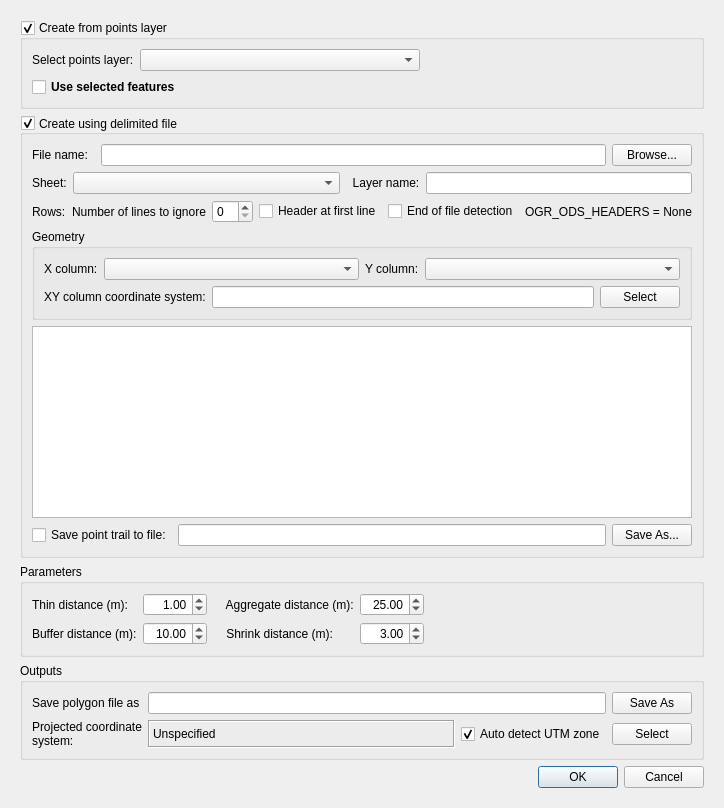
<?xml version="1.0" encoding="UTF-8"?>
<ui version="4.0">
 <class>DialogPointTrailToPolygon</class>
 <widget class="QDialog" name="DialogPointTrailToPolygon">
  <property name="windowModality">
   <enum>Qt::ApplicationModal</enum>
  </property>
  <property name="geometry">
   <rect>
    <x>0</x>
    <y>0</y>
    <width>655</width>
    <height>767</height>
   </rect>
  </property>
  <property name="sizePolicy">
   <sizepolicy hsizetype="MinimumExpanding" vsizetype="MinimumExpanding">
    <horstretch>0</horstretch>
    <verstretch>0</verstretch>
   </sizepolicy>
  </property>
  <property name="minimumSize">
   <size>
    <width>651</width>
    <height>0</height>
   </size>
  </property>
  <property name="baseSize">
   <size>
    <width>0</width>
    <height>0</height>
   </size>
  </property>
  <property name="windowTitle">
   <string>Create polygon from on-the-go GPS point trail</string>
  </property>
  <property name="autoFillBackground">
   <bool>true</bool>
  </property>
  <layout class="QFormLayout" name="formLayout_8">
   <property name="sizeConstraint">
    <enum>QLayout::SetFixedSize</enum>
   </property>
   <item row="0" column="0">
    <widget class="QFrame" name="fraMain">
     <property name="sizePolicy">
      <sizepolicy hsizetype="MinimumExpanding" vsizetype="Fixed">
       <horstretch>0</horstretch>
       <verstretch>0</verstretch>
      </sizepolicy>
     </property>
     <layout class="QFormLayout" name="formLayout_6">
      <item row="0" column="0" colspan="2">
       <widget class="QgsCollapsibleGroupBox" name="cgbFromLayer">
        <property name="sizePolicy">
         <sizepolicy hsizetype="Expanding" vsizetype="MinimumExpanding">
          <horstretch>0</horstretch>
          <verstretch>0</verstretch>
         </sizepolicy>
        </property>
        <property name="autoFillBackground">
         <bool>true</bool>
        </property>
        <property name="title">
         <string>Create from points layer</string>
        </property>
        <property name="checkable">
         <bool>true</bool>
        </property>
        <property name="checked">
         <bool>true</bool>
        </property>
        <property name="collapsed">
         <bool>false</bool>
        </property>
        <property name="saveCheckedState">
         <bool>false</bool>
        </property>
        <layout class="QGridLayout" name="gridLayout_5">
         <item row="0" column="0">
          <layout class="QGridLayout" name="gridLayout_4">
           <item row="0" column="0">
            <widget class="QLabel" name="lblTargetLayer">
             <property name="text">
              <string>&lt;html&gt;&lt;head/&gt;&lt;body&gt;&lt;p&gt;Select points layer:&lt;/p&gt;&lt;/body&gt;&lt;/html&gt;</string>
             </property>
             <property name="wordWrap">
              <bool>true</bool>
             </property>
            </widget>
           </item>
           <item row="0" column="1">
            <widget class="QgsMapLayerComboBox" name="mcboTargetLayer">
             <property name="minimumSize">
              <size>
               <width>280</width>
               <height>0</height>
              </size>
             </property>
             <property name="filters">
              <set>QgsMapLayerProxyModel::PointLayer</set>
             </property>
            </widget>
           </item>
           <item row="0" column="2">
            <spacer name="horizontalSpacer">
             <property name="orientation">
              <enum>Qt::Horizontal</enum>
             </property>
             <property name="sizeHint" stdset="0">
              <size>
               <width>40</width>
               <height>20</height>
              </size>
             </property>
            </spacer>
           </item>
           <item row="1" column="0" colspan="2">
            <widget class="QCheckBox" name="chkUseSelected">
             <property name="font">
              <font>
               <weight>75</weight>
               <bold>true</bold>
              </font>
             </property>
             <property name="text">
              <string>Use selected features</string>
             </property>
            </widget>
           </item>
          </layout>
         </item>
        </layout>
       </widget>
      </item>
      <item row="1" column="0" colspan="2">
       <widget class="QgsCollapsibleGroupBox" name="cgbFromFile">
        <property name="sizePolicy">
         <sizepolicy hsizetype="Expanding" vsizetype="MinimumExpanding">
          <horstretch>0</horstretch>
          <verstretch>0</verstretch>
         </sizepolicy>
        </property>
        <property name="minimumSize">
         <size>
          <width>0</width>
          <height>0</height>
         </size>
        </property>
        <property name="title">
         <string>Create using delimited file</string>
        </property>
        <property name="alignment">
         <set>Qt::AlignLeading|Qt::AlignLeft|Qt::AlignVCenter</set>
        </property>
        <property name="checkable">
         <bool>true</bool>
        </property>
        <property name="checked">
         <bool>true</bool>
        </property>
        <property name="collapsed">
         <bool>false</bool>
        </property>
        <property name="saveCheckedState">
         <bool>true</bool>
        </property>
        <layout class="QFormLayout" name="formLayout_2">
         <property name="fieldGrowthPolicy">
          <enum>QFormLayout::AllNonFixedFieldsGrow</enum>
         </property>
         <item row="0" column="0" colspan="2">
          <layout class="QGridLayout" name="gloInFile">
           <item row="0" column="0">
            <widget class="QLabel" name="lblInFile">
             <property name="sizePolicy">
              <sizepolicy hsizetype="Minimum" vsizetype="Minimum">
               <horstretch>0</horstretch>
               <verstretch>0</verstretch>
              </sizepolicy>
             </property>
             <property name="text">
              <string>File name:  </string>
             </property>
             <property name="indent">
              <number>0</number>
             </property>
            </widget>
           </item>
           <item row="0" column="1">
            <widget class="QLineEdit" name="lneInCSVFile">
             <property name="toolTip">
              <string/>
             </property>
             <property name="whatsThis">
              <string/>
             </property>
             <property name="readOnly">
              <bool>false</bool>
             </property>
            </widget>
           </item>
           <item row="0" column="2">
            <widget class="QPushButton" name="cmdInFile">
             <property name="enabled">
              <bool>true</bool>
             </property>
             <property name="maximumSize">
              <size>
               <width>16777215</width>
               <height>16777215</height>
              </size>
             </property>
             <property name="toolTip">
              <string/>
             </property>
             <property name="whatsThis">
              <string/>
             </property>
             <property name="text">
              <string>Browse...</string>
             </property>
             <property name="flat">
              <bool>false</bool>
             </property>
            </widget>
           </item>
          </layout>
         </item>
         <item row="1" column="0" colspan="2">
          <layout class="QHBoxLayout" name="horizontalLayout">
           <item>
            <widget class="QLabel" name="lblSheet">
             <property name="sizePolicy">
              <sizepolicy hsizetype="Minimum" vsizetype="Preferred">
               <horstretch>0</horstretch>
               <verstretch>0</verstretch>
              </sizepolicy>
             </property>
             <property name="text">
              <string>Sheet:</string>
             </property>
            </widget>
           </item>
           <item>
            <widget class="QComboBox" name="cboSheet">
             <property name="sizePolicy">
              <sizepolicy hsizetype="Expanding" vsizetype="Expanding">
               <horstretch>0</horstretch>
               <verstretch>0</verstretch>
              </sizepolicy>
             </property>
            </widget>
           </item>
           <item>
            <widget class="QLabel" name="layerNameLabel">
             <property name="sizePolicy">
              <sizepolicy hsizetype="Minimum" vsizetype="Preferred">
               <horstretch>0</horstretch>
               <verstretch>0</verstretch>
              </sizepolicy>
             </property>
             <property name="text">
              <string>  Layer name:</string>
             </property>
            </widget>
           </item>
           <item>
            <widget class="QLineEdit" name="lneLayerName">
             <property name="sizePolicy">
              <sizepolicy hsizetype="Expanding" vsizetype="Fixed">
               <horstretch>0</horstretch>
               <verstretch>0</verstretch>
              </sizepolicy>
             </property>
             <property name="toolTip">
              <string/>
             </property>
             <property name="whatsThis">
              <string/>
             </property>
            </widget>
           </item>
          </layout>
         </item>
         <item row="2" column="0" colspan="2">
          <layout class="QHBoxLayout" name="hloRows">
           <item>
            <widget class="QLabel" name="lblRows">
             <property name="text">
              <string>Rows:</string>
             </property>
            </widget>
           </item>
           <item>
            <widget class="QLabel" name="lblOffset">
             <property name="text">
              <string>Number of lines to ignore</string>
             </property>
            </widget>
           </item>
           <item>
            <widget class="QSpinBox" name="spnLinesToIgnore"/>
           </item>
           <item>
            <widget class="QCheckBox" name="chkHeader">
             <property name="text">
              <string>Header at first line</string>
             </property>
            </widget>
           </item>
           <item>
            <widget class="QCheckBox" name="chkEOFDetection">
             <property name="text">
              <string>End of file detection</string>
             </property>
            </widget>
           </item>
           <item>
            <widget class="QLabel" name="lblOGRHeaders">
             <property name="text">
              <string>OGR_ODS_HEADERS = None</string>
             </property>
            </widget>
           </item>
          </layout>
         </item>
         <item row="3" column="0" colspan="2">
          <widget class="QGroupBox" name="gpbGeometry">
           <property name="title">
            <string>Geometry</string>
           </property>
           <property name="checkable">
            <bool>false</bool>
           </property>
           <property name="checked">
            <bool>false</bool>
           </property>
           <layout class="QFormLayout" name="formLayout">
            <item row="1" column="0" colspan="2">
             <layout class="QGridLayout" name="gridLayout_2">
              <item row="0" column="2">
               <widget class="QPushButton" name="cmdInCRS">
                <property name="text">
                 <string>Select</string>
                </property>
               </widget>
              </item>
              <item row="0" column="0">
               <widget class="QLabel" name="lblInCRSTitle">
                <property name="enabled">
                 <bool>true</bool>
                </property>
                <property name="sizePolicy">
                 <sizepolicy hsizetype="Preferred" vsizetype="Preferred">
                  <horstretch>0</horstretch>
                  <verstretch>0</verstretch>
                 </sizepolicy>
                </property>
                <property name="text">
                 <string>XY column coordinate system:</string>
                </property>
               </widget>
              </item>
              <item row="0" column="1">
               <widget class="QLineEdit" name="lneInCRS">
                <property name="styleSheet">
                 <string notr="true">background-color:&quot;transparent&quot;</string>
                </property>
                <property name="readOnly">
                 <bool>true</bool>
                </property>
               </widget>
              </item>
             </layout>
            </item>
            <item row="0" column="0" colspan="2">
             <layout class="QHBoxLayout" name="hloGeometry">
              <item>
               <widget class="QLabel" name="lblXField">
                <property name="enabled">
                 <bool>true</bool>
                </property>
                <property name="text">
                 <string>X column:</string>
                </property>
               </widget>
              </item>
              <item>
               <widget class="QComboBox" name="cboXField">
                <property name="enabled">
                 <bool>true</bool>
                </property>
                <property name="sizePolicy">
                 <sizepolicy hsizetype="Expanding" vsizetype="Fixed">
                  <horstretch>0</horstretch>
                  <verstretch>0</verstretch>
                 </sizepolicy>
                </property>
                <property name="minimumSize">
                 <size>
                  <width>120</width>
                  <height>0</height>
                 </size>
                </property>
                <property name="toolTip">
                 <string/>
                </property>
                <property name="statusTip">
                 <string/>
                </property>
                <property name="whatsThis">
                 <string/>
                </property>
                <property name="editable">
                 <bool>false</bool>
                </property>
               </widget>
              </item>
              <item>
               <widget class="QLabel" name="lblYField">
                <property name="enabled">
                 <bool>true</bool>
                </property>
                <property name="text">
                 <string>Y column:</string>
                </property>
               </widget>
              </item>
              <item>
               <widget class="QComboBox" name="cboYField">
                <property name="enabled">
                 <bool>true</bool>
                </property>
                <property name="sizePolicy">
                 <sizepolicy hsizetype="Expanding" vsizetype="Fixed">
                  <horstretch>0</horstretch>
                  <verstretch>0</verstretch>
                 </sizepolicy>
                </property>
                <property name="minimumSize">
                 <size>
                  <width>120</width>
                  <height>0</height>
                 </size>
                </property>
                <property name="toolTip">
                 <string/>
                </property>
                <property name="statusTip">
                 <string/>
                </property>
                <property name="whatsThis">
                 <string/>
                </property>
                <property name="editable">
                 <bool>false</bool>
                </property>
               </widget>
              </item>
             </layout>
            </item>
           </layout>
          </widget>
         </item>
         <item row="4" column="0" colspan="2">
          <widget class="QTableView" name="tvwSample">
           <property name="sizePolicy">
            <sizepolicy hsizetype="Expanding" vsizetype="MinimumExpanding">
             <horstretch>0</horstretch>
             <verstretch>0</verstretch>
            </sizepolicy>
           </property>
           <property name="selectionMode">
            <enum>QAbstractItemView::NoSelection</enum>
           </property>
           <property name="selectionBehavior">
            <enum>QAbstractItemView::SelectRows</enum>
           </property>
          </widget>
         </item>
         <item row="5" column="0" colspan="2">
          <layout class="QGridLayout" name="gridLayout">
           <item row="0" column="0">
            <widget class="QCheckBox" name="chkSavePointsFile">
             <property name="sizePolicy">
              <sizepolicy hsizetype="Fixed" vsizetype="MinimumExpanding">
               <horstretch>0</horstretch>
               <verstretch>0</verstretch>
              </sizepolicy>
             </property>
             <property name="text">
              <string>Save point trail to file:</string>
             </property>
             <property name="tristate">
              <bool>false</bool>
             </property>
            </widget>
           </item>
           <item row="0" column="1">
            <widget class="QLineEdit" name="lneSavePointsFile">
             <property name="enabled">
              <bool>true</bool>
             </property>
            </widget>
           </item>
           <item row="0" column="2">
            <widget class="QPushButton" name="cmdSavePointsFile">
             <property name="enabled">
              <bool>true</bool>
             </property>
             <property name="sizePolicy">
              <sizepolicy hsizetype="Fixed" vsizetype="MinimumExpanding">
               <horstretch>0</horstretch>
               <verstretch>0</verstretch>
              </sizepolicy>
             </property>
             <property name="text">
              <string>Save As...</string>
             </property>
            </widget>
           </item>
          </layout>
         </item>
        </layout>
       </widget>
      </item>
      <item row="3" column="0" colspan="2">
       <widget class="QGroupBox" name="groupBox_2">
        <property name="sizePolicy">
         <sizepolicy hsizetype="Preferred" vsizetype="Preferred">
          <horstretch>0</horstretch>
          <verstretch>0</verstretch>
         </sizepolicy>
        </property>
        <property name="title">
         <string>Outputs</string>
        </property>
        <layout class="QFormLayout" name="formLayout_7">
         <item row="0" column="0" colspan="2">
          <layout class="QGridLayout" name="gridLayout_10">
           <property name="spacing">
            <number>6</number>
           </property>
           <item row="1" column="0">
            <widget class="QLabel" name="lblOutCRSTitle">
             <property name="text">
              <string>Projected coordinate system:</string>
             </property>
             <property name="wordWrap">
              <bool>true</bool>
             </property>
            </widget>
           </item>
           <item row="1" column="1">
            <widget class="QLabel" name="lblOutCRS">
             <property name="enabled">
              <bool>true</bool>
             </property>
             <property name="sizePolicy">
              <sizepolicy hsizetype="Expanding" vsizetype="MinimumExpanding">
               <horstretch>0</horstretch>
               <verstretch>0</verstretch>
              </sizepolicy>
             </property>
             <property name="minimumSize">
              <size>
               <width>215</width>
               <height>0</height>
              </size>
             </property>
             <property name="baseSize">
              <size>
               <width>0</width>
               <height>0</height>
              </size>
             </property>
             <property name="frameShape">
              <enum>QFrame::Box</enum>
             </property>
             <property name="frameShadow">
              <enum>QFrame::Sunken</enum>
             </property>
             <property name="text">
              <string>Unspecified</string>
             </property>
            </widget>
           </item>
           <item row="1" column="3">
            <widget class="QPushButton" name="cmdOutCRS">
             <property name="enabled">
              <bool>true</bool>
             </property>
             <property name="sizePolicy">
              <sizepolicy hsizetype="Minimum" vsizetype="Fixed">
               <horstretch>0</horstretch>
               <verstretch>0</verstretch>
              </sizepolicy>
             </property>
             <property name="text">
              <string>Select</string>
             </property>
            </widget>
           </item>
           <item row="0" column="0">
            <widget class="QLabel" name="lblSavePolyFile">
             <property name="text">
              <string>Save polygon file as</string>
             </property>
            </widget>
           </item>
           <item row="0" column="3">
            <widget class="QPushButton" name="cmdSavePolyFile">
             <property name="sizePolicy">
              <sizepolicy hsizetype="Minimum" vsizetype="Fixed">
               <horstretch>0</horstretch>
               <verstretch>0</verstretch>
              </sizepolicy>
             </property>
             <property name="text">
              <string>Save As</string>
             </property>
            </widget>
           </item>
           <item row="1" column="2">
            <widget class="QCheckBox" name="chkAutoCRS">
             <property name="text">
              <string>Auto detect UTM zone</string>
             </property>
             <property name="checkable">
              <bool>true</bool>
             </property>
             <property name="checked">
              <bool>true</bool>
             </property>
            </widget>
           </item>
           <item row="0" column="1" colspan="2">
            <widget class="QLineEdit" name="lneSavePolyFile"/>
           </item>
          </layout>
         </item>
        </layout>
       </widget>
      </item>
      <item row="2" column="0" colspan="2">
       <widget class="QGroupBox" name="groupBox">
        <property name="sizePolicy">
         <sizepolicy hsizetype="Preferred" vsizetype="Preferred">
          <horstretch>0</horstretch>
          <verstretch>0</verstretch>
         </sizepolicy>
        </property>
        <property name="title">
         <string>Parameters</string>
        </property>
        <layout class="QFormLayout" name="formLayout_4">
         <property name="fieldGrowthPolicy">
          <enum>QFormLayout::AllNonFixedFieldsGrow</enum>
         </property>
         <item row="0" column="0" colspan="2">
          <layout class="QGridLayout" name="gridLayout_3">
           <item row="0" column="0">
            <widget class="QLabel" name="lblPixelSize">
             <property name="text">
              <string>Thin distance (m):</string>
             </property>
            </widget>
           </item>
           <item row="0" column="1">
            <widget class="QDoubleSpinBox" name="dsbThinDist">
             <property name="alignment">
              <set>Qt::AlignRight|Qt::AlignTrailing|Qt::AlignVCenter</set>
             </property>
             <property name="maximum">
              <double>100.000000000000000</double>
             </property>
             <property name="value">
              <double>1.000000000000000</double>
             </property>
            </widget>
           </item>
           <item row="0" column="2">
            <widget class="QLabel" name="lblNoDataVal">
             <property name="text">
              <string>    Aggregate distance (m):</string>
             </property>
            </widget>
           </item>
           <item row="0" column="3">
            <widget class="QDoubleSpinBox" name="dsbAggregateDist">
             <property name="sizePolicy">
              <sizepolicy hsizetype="Minimum" vsizetype="Fixed">
               <horstretch>0</horstretch>
               <verstretch>0</verstretch>
              </sizepolicy>
             </property>
             <property name="alignment">
              <set>Qt::AlignRight|Qt::AlignTrailing|Qt::AlignVCenter</set>
             </property>
             <property name="maximum">
              <double>100.000000000000000</double>
             </property>
             <property name="value">
              <double>25.000000000000000</double>
             </property>
            </widget>
           </item>
           <item row="0" column="4">
            <spacer name="horizontalSpacer_4">
             <property name="orientation">
              <enum>Qt::Horizontal</enum>
             </property>
             <property name="sizeType">
              <enum>QSizePolicy::Expanding</enum>
             </property>
             <property name="sizeHint" stdset="0">
              <size>
               <width>40</width>
               <height>20</height>
              </size>
             </property>
            </spacer>
           </item>
           <item row="1" column="0">
            <widget class="QLabel" name="lblBufferDist">
             <property name="text">
              <string>Buffer distance (m):</string>
             </property>
            </widget>
           </item>
           <item row="1" column="1">
            <widget class="QDoubleSpinBox" name="dsbBufferDist">
             <property name="alignment">
              <set>Qt::AlignRight|Qt::AlignTrailing|Qt::AlignVCenter</set>
             </property>
             <property name="maximum">
              <double>100.000000000000000</double>
             </property>
             <property name="value">
              <double>10.000000000000000</double>
             </property>
            </widget>
           </item>
           <item row="1" column="2">
            <widget class="QLabel" name="lblShrinkDist">
             <property name="text">
              <string>    Shrink distance (m):</string>
             </property>
            </widget>
           </item>
           <item row="1" column="3">
            <widget class="QDoubleSpinBox" name="dsbShrinkDist">
             <property name="alignment">
              <set>Qt::AlignRight|Qt::AlignTrailing|Qt::AlignVCenter</set>
             </property>
             <property name="maximum">
              <double>100.000000000000000</double>
             </property>
             <property name="value">
              <double>3.000000000000000</double>
             </property>
            </widget>
           </item>
           <item row="1" column="4">
            <spacer name="horizontalSpacer_3">
             <property name="orientation">
              <enum>Qt::Horizontal</enum>
             </property>
             <property name="sizeType">
              <enum>QSizePolicy::Expanding</enum>
             </property>
             <property name="sizeHint" stdset="0">
              <size>
               <width>40</width>
               <height>20</height>
              </size>
             </property>
            </spacer>
           </item>
          </layout>
         </item>
        </layout>
       </widget>
      </item>
      <item row="4" column="0" colspan="2">
       <widget class="QDialogButtonBox" name="buttonBox">
        <property name="orientation">
         <enum>Qt::Horizontal</enum>
        </property>
        <property name="standardButtons">
         <set>QDialogButtonBox::Cancel|QDialogButtonBox::Ok</set>
        </property>
       </widget>
      </item>
     </layout>
    </widget>
   </item>
  </layout>
 </widget>
 <customwidgets>
  <customwidget>
   <class>QgsCollapsibleGroupBox</class>
   <extends>QGroupBox</extends>
   <header>qgscollapsiblegroupbox.h</header>
   <container>1</container>
  </customwidget>
  <customwidget>
   <class>QgsMapLayerComboBox</class>
   <extends>QComboBox</extends>
   <header>qgsmaplayercombobox.h</header>
  </customwidget>
 </customwidgets>
 <tabstops>
  <tabstop>cgbFromLayer</tabstop>
  <tabstop>mcboTargetLayer</tabstop>
  <tabstop>chkUseSelected</tabstop>
  <tabstop>cgbFromFile</tabstop>
  <tabstop>cmdInFile</tabstop>
  <tabstop>cboSheet</tabstop>
  <tabstop>spnLinesToIgnore</tabstop>
  <tabstop>chkHeader</tabstop>
  <tabstop>chkEOFDetection</tabstop>
  <tabstop>cboXField</tabstop>
  <tabstop>cboYField</tabstop>
  <tabstop>cmdInCRS</tabstop>
  <tabstop>cmdSavePointsFile</tabstop>
  <tabstop>chkSavePointsFile</tabstop>
  <tabstop>dsbThinDist</tabstop>
  <tabstop>dsbBufferDist</tabstop>
  <tabstop>dsbAggregateDist</tabstop>
  <tabstop>dsbShrinkDist</tabstop>
  <tabstop>lneSavePointsFile</tabstop>
  <tabstop>lneInCSVFile</tabstop>
  <tabstop>lneLayerName</tabstop>
  <tabstop>tvwSample</tabstop>
 </tabstops>
 <resources/>
 <connections>
  <connection>
   <sender>buttonBox</sender>
   <signal>accepted()</signal>
   <receiver>DialogPointTrailToPolygon</receiver>
   <slot>accept()</slot>
   <hints>
    <hint type="sourcelabel">
     <x>331</x>
     <y>693</y>
    </hint>
    <hint type="destinationlabel">
     <x>322</x>
     <y>285</y>
    </hint>
   </hints>
  </connection>
  <connection>
   <sender>buttonBox</sender>
   <signal>rejected()</signal>
   <receiver>DialogPointTrailToPolygon</receiver>
   <slot>reject()</slot>
   <hints>
    <hint type="sourcelabel">
     <x>331</x>
     <y>693</y>
    </hint>
    <hint type="destinationlabel">
     <x>322</x>
     <y>285</y>
    </hint>
   </hints>
  </connection>
 </connections>
</ui>
